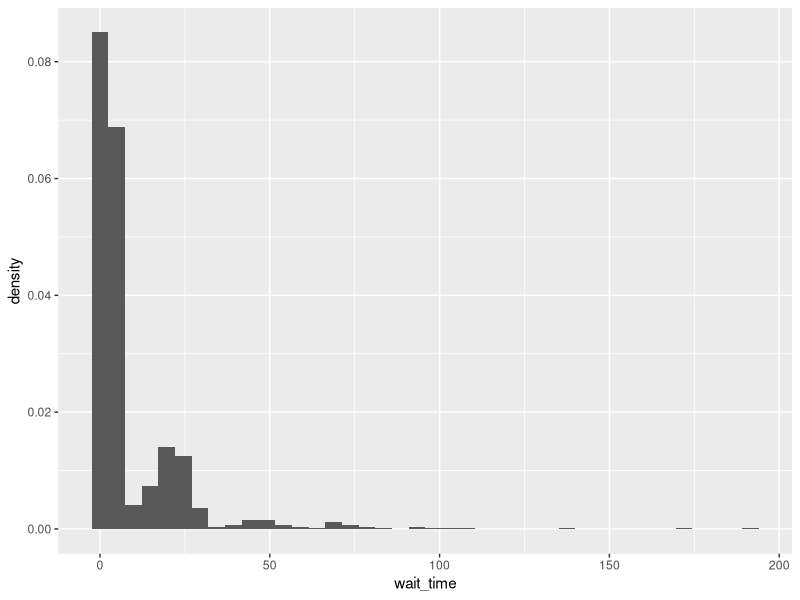
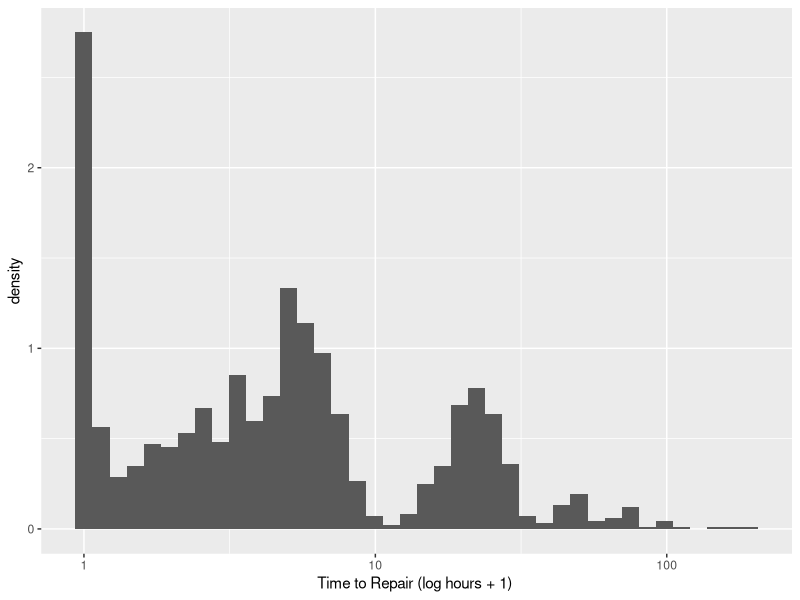
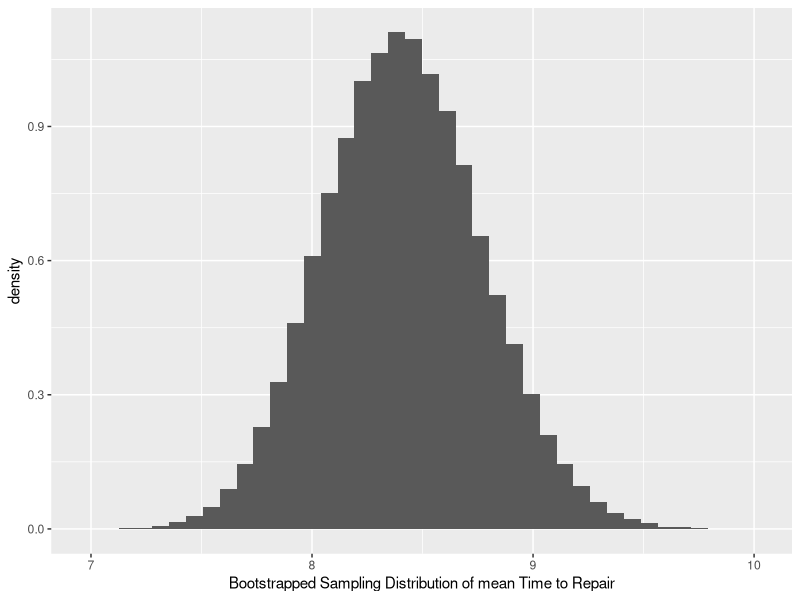
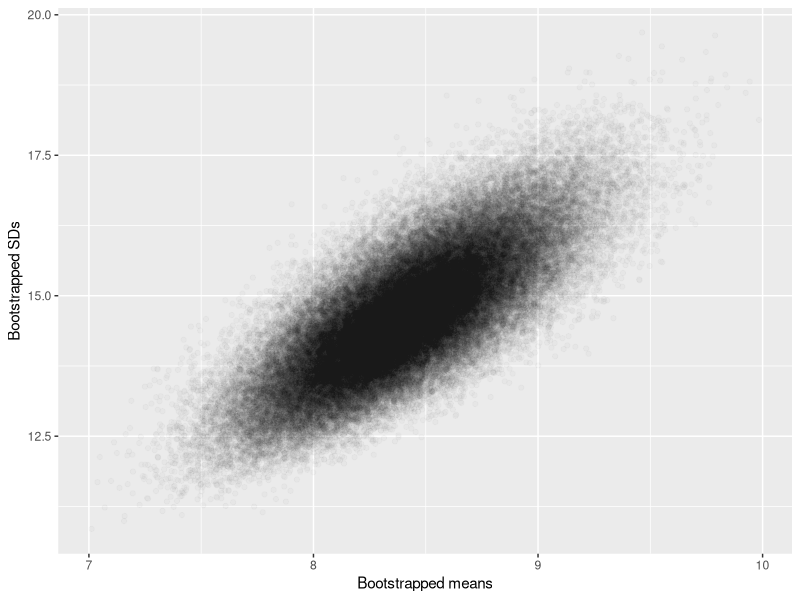

These charts were generated, in order, by the following R code:
## ---- chunk 1
library(knitr)
library(ggplot2)
## ---- chunk 2
repair = read.csv("../data/ilec.csv", header = FALSE)
names(repair) = "wait_time"
head(repair)

## ---- chunk 3
ggplot(repair, aes(x = wait_time)) +
  geom_histogram(aes(y = ..density..), bins = 40)
## ---- chunk 4
ggplot(repair, aes(x = (1+ wait_time))) +
  geom_histogram(aes(y = ..density..), bins = 40) +
  scale_x_log10() +
  labs(x = "Time to Repair (log hours + 1) ")
## ---- chunk 5
n = length(repair$wait_time)
n
avg_time = mean(repair$wait_time)
avg_time
sd_time = sd(repair$wait_time)
sd_time
## ---- chunk 6
qnorm(c(0.025, 0.975))
## ---- chunk 7
se_avg_time = sd_time/sqrt(n)

normal_CI = c(lower = avg_time - qnorm(0.975) * se_avg_time, 
              upper = avg_time - qnorm(0.025) * se_avg_time)

normal_CI
## ---- chunk 8
set.seed(2461)
bootMeans = 
  replicate(100000, mean(sample(repair$wait_time, n, replace = TRUE)) )
## ---- chunk 9
ggplot(data.frame(means = bootMeans),
       aes(x = means)) +
  geom_histogram(aes(y = ..density..), bins = 40) +
  labs(x = "Bootstrapped Sampling Distribution of mean Time to Repair")

## ---- chunk 10
boot_percentile_CI = quantile(bootMeans, 
                              probs = c(0.025, 0.975))
names(boot_percentile_CI) = c("lower", "upper")
boot_percentile_CI
## ---- chunk 11
set.seed(2461)
bootStats = 
  replicate(100000, {
    bootSample = sample(repair$wait_time, n, replace = TRUE)
    c(mean(bootSample), sd(bootSample))
  })
## ---- chunk 12
bootStatsDF = data.frame(means = bootStats[1,], 
                         sds = bootStats[2,])
## ---- chunk 13
student_boot = (bootStatsDF$means - avg_time)/ (bootStatsDF$sd/sqrt(n))

student_boot_CI = avg_time - quantile(student_boot, 
                                      probs = c(0.975, 0.025))
names(student_boot_CI) = c("lower", "upper")
student_boot_CI
## ---- chunk 14
normal_CI 
boot_percentile_CI 
student_boot_CI 
## ---- chunk 15
normal_CI - avg_time
boot_percentile_CI - avg_time
student_boot_CI - avg_time
## ---- chunk 16
(normal_CI[2] - avg_time) / (avg_time - normal_CI[1])
(boot_percentile_CI[2] - avg_time) / (avg_time -
                                        boot_percentile_CI[1])
(student_boot_CI[2] - avg_time) / (avg_time - student_boot_CI[1])
## ---- chunk 17
cor(bootStatsDF$means, bootStatsDF$sds)
## ---- chunk 18
ggplot(bootStatsDF,
       aes(x = means, y = sds)) +
  geom_point(alpha = 0.02) +
  labs(x = "Bootstrapped means", y= "Bootstrapped SDs")
